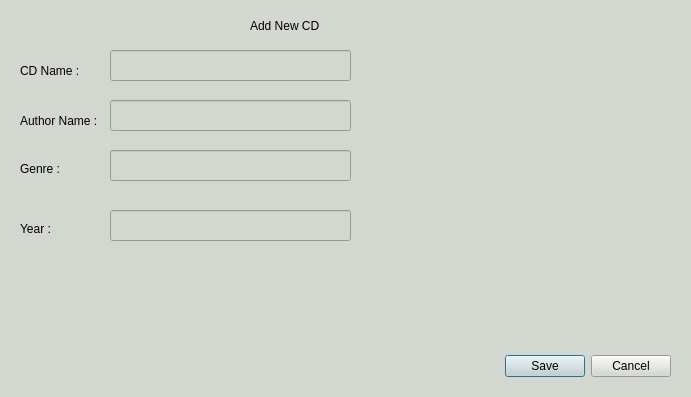
<?xml version="1.0" encoding="UTF-8"?>
<ui version="4.0">
 <class>AddCDScreen</class>
 <widget class="QDialog" name="AddCDScreen">
  <property name="geometry">
   <rect>
    <x>0</x>
    <y>0</y>
    <width>691</width>
    <height>397</height>
   </rect>
  </property>
  <property name="windowTitle">
   <string>Dialog</string>
  </property>
  <property name="styleSheet">
   <string notr="true">background-color: rgb(211, 215, 207);</string>
  </property>
  <widget class="QDialogButtonBox" name="AddCDButton">
   <property name="geometry">
    <rect>
     <x>330</x>
     <y>350</y>
     <width>341</width>
     <height>32</height>
    </rect>
   </property>
   <property name="orientation">
    <enum>Qt::Horizontal</enum>
   </property>
   <property name="standardButtons">
    <set>QDialogButtonBox::Cancel|QDialogButtonBox::Save</set>
   </property>
  </widget>
  <widget class="QLabel" name="label">
   <property name="geometry">
    <rect>
     <x>250</x>
     <y>0</y>
     <width>281</width>
     <height>51</height>
    </rect>
   </property>
   <property name="styleSheet">
    <string notr="true">background-color: rgb(211, 215, 207);
font: 75 17pt &quot;Noto Sans&quot;;</string>
   </property>
   <property name="text">
    <string>Add New CD </string>
   </property>
  </widget>
  <widget class="QLineEdit" name="cdNameField">
   <property name="geometry">
    <rect>
     <x>110</x>
     <y>50</y>
     <width>241</width>
     <height>31</height>
    </rect>
   </property>
  </widget>
  <widget class="QLabel" name="label_2">
   <property name="geometry">
    <rect>
     <x>20</x>
     <y>60</y>
     <width>61</width>
     <height>21</height>
    </rect>
   </property>
   <property name="text">
    <string>CD Name :</string>
   </property>
  </widget>
  <widget class="QLabel" name="label_3">
   <property name="geometry">
    <rect>
     <x>20</x>
     <y>110</y>
     <width>91</width>
     <height>21</height>
    </rect>
   </property>
   <property name="text">
    <string>Author Name :</string>
   </property>
  </widget>
  <widget class="QLabel" name="label_4">
   <property name="geometry">
    <rect>
     <x>20</x>
     <y>160</y>
     <width>54</width>
     <height>17</height>
    </rect>
   </property>
   <property name="text">
    <string>Genre :</string>
   </property>
  </widget>
  <widget class="QLabel" name="label_5">
   <property name="geometry">
    <rect>
     <x>20</x>
     <y>220</y>
     <width>54</width>
     <height>17</height>
    </rect>
   </property>
   <property name="text">
    <string>Year :</string>
   </property>
  </widget>
  <widget class="QLineEdit" name="authorNameField">
   <property name="geometry">
    <rect>
     <x>110</x>
     <y>100</y>
     <width>241</width>
     <height>31</height>
    </rect>
   </property>
  </widget>
  <widget class="QLineEdit" name="genreField">
   <property name="geometry">
    <rect>
     <x>110</x>
     <y>150</y>
     <width>241</width>
     <height>31</height>
    </rect>
   </property>
  </widget>
  <widget class="QLineEdit" name="yearField">
   <property name="geometry">
    <rect>
     <x>110</x>
     <y>210</y>
     <width>241</width>
     <height>31</height>
    </rect>
   </property>
  </widget>
 </widget>
 <resources/>
 <connections>
  <connection>
   <sender>AddCDButton</sender>
   <signal>rejected()</signal>
   <receiver>AddCDScreen</receiver>
   <slot>reject()</slot>
   <hints>
    <hint type="sourcelabel">
     <x>316</x>
     <y>260</y>
    </hint>
    <hint type="destinationlabel">
     <x>286</x>
     <y>274</y>
    </hint>
   </hints>
  </connection>
  <connection>
   <sender>AddCDButton</sender>
   <signal>accepted()</signal>
   <receiver>AddCDScreen</receiver>
   <slot>accept()</slot>
   <hints>
    <hint type="sourcelabel">
     <x>248</x>
     <y>254</y>
    </hint>
    <hint type="destinationlabel">
     <x>157</x>
     <y>274</y>
    </hint>
   </hints>
  </connection>
 </connections>
</ui>
